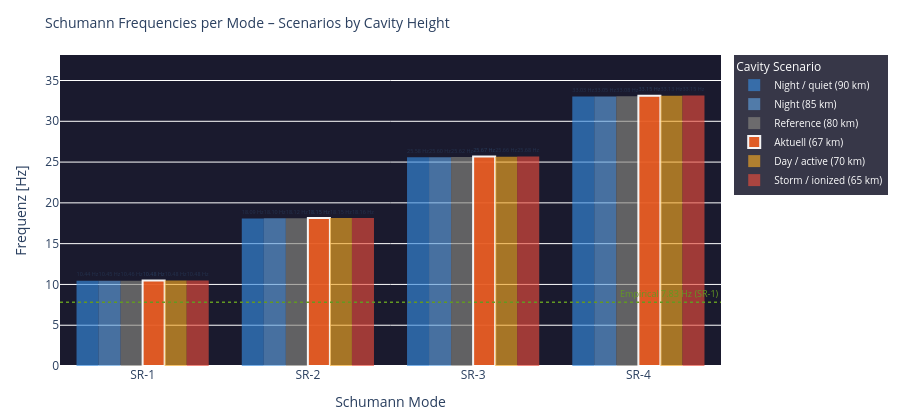

This figure's notebook cell:
### Code cell
# ============================================================
# RESONANCE CONDITIONS – Schumann frequencies as bar chart
# Each SR mode: frequency at different cavity heights
# ============================================================

modi        = [1, 2, 3, 4]
h_scenarios = {
    'Night / quiet (90 km)':   90.0,
    'Night (85 km)':           85.0,
    'Reference (80 km)':        80.0,
    f'Aktuell ({h_eff:.0f} km)': float(h_eff),
    'Day / active (70 km)':     70.0,
    'Storm / ionized (65 km)': 65.0,
}
colors_h = ['#378ADD','#5F9FDD','#888780','#E85D24','#F2A623','#e74c3c']

fig = go.Figure()

x_labels = [f'SR-{n}' for n in modi]

for i, (label, h) in enumerate(h_scenarios.items()):
    freqs = [schumann_freq(n, h) for n in modi]
    # Highlight if this is the current height
    is_current = abs(h - float(h_eff)) < 0.1
    fig.add_trace(go.Bar(
        name=label,
        x=x_labels,
        y=freqs,
        marker_color=colors_h[i],
        opacity=0.95 if is_current else 0.65,
        marker_line=dict(color='white', width=2) if is_current else dict(width=0),
        text=[f'{f:.2f} Hz' for f in freqs],
        textposition='outside',
        textfont=dict(size=8),
    ))

# Referenz-Linie SR-1 = 7.83 Hz (empirisch)
fig.add_hline(y=7.83, line_dash='dot', line_color='#639922', line_width=1.5,
              annotation_text='Empirical 7.83 Hz (SR-1)',
              annotation_font=dict(size=9, color='#639922'))

fig.update_layout(
    title=dict(text='Schumann Frequencies per Mode – Scenarios by Cavity Height', font=dict(size=14)),
    barmode='group',
    xaxis=dict(title='Schumann Mode'),
    yaxis=dict(title='Frequenz [Hz]', range=[0, max(schumann_freq(4, 65)*1.15, 38)]),
    height=420,
    plot_bgcolor='#1a1a2e',
    paper_bgcolor='rgba(0,0,0,0)',
    legend=dict(title='Cavity Scenario', bgcolor='rgba(20,20,40,0.85)',
                font=dict(color='white', size=10)),
    margin=dict(l=60, r=30, t=55, b=50)
)
fig.show()

# Textausgabe Delta zur Referenz
print(f'\nFrequency delta (current {h_eff:.0f} km vs. reference 80 km):')
ref_f = {n: schumann_freq(n, 80.0) for n in modi}
act_f = {n: schumann_freq(n, float(h_eff)) for n in modi}
for n in modi:
    d = (act_f[n] - ref_f[n]) * 1000
    print(f'  SR-{n}: {act_f[n]:.4f} Hz  (Ref {ref_f[n]:.4f} Hz  Δ {d:+.1f} mHz)')

### Figure 1 — Plotly figure (JSON) as saved in the notebook; plotly's stock layout.template omitted (floating-point values rounded to 4 significant figures)
{"data": [{"marker": {"color": "#378ADD", "line": {"width": 0}}, "name": "Night / quiet (90 km)", "opacity": 0.65, "text": ["10.44 Hz", "18.09 Hz", "25.58 Hz", "33.03 Hz"], "textfont": {"size": 8}, "textposition": "outside", "type": "bar", "x": ["SR-1", "SR-2", "SR-3", "SR-4"], "y": [10.44, 18.09, 25.58, 33.03]}, {"marker": {"color": "#5F9FDD", "line": {"width": 0}}, "name": "Night (85 km)", "opacity": 0.65, "text": ["10.45 Hz", "18.10 Hz", "25.60 Hz", "33.05 Hz"], "textfont": {"size": 8}, "textposition": "outside", "type": "bar", "x": ["SR-1", "SR-2", "SR-3", "SR-4"], "y": [10.45, 18.1, 25.6, 33.05]}, {"marker": {"color": "#888780", "line": {"width": 0}}, "name": "Reference (80 km)", "opacity": 0.65, "text": ["10.46 Hz", "18.12 Hz", "25.62 Hz", "33.08 Hz"], "textfont": {"size": 8}, "textposition": "outside", "type": "bar", "x": ["SR-1", "SR-2", "SR-3", "SR-4"], "y": [10.46, 18.12, 25.62, 33.08]}, {"marker": {"color": "#E85D24", "line": {"color": "white", "width": 2}}, "name": "Aktuell (67 km)", "opacity": 0.95, "text": ["10.48 Hz", "18.15 Hz", "25.67 Hz", "33.15 Hz"], "textfont": {"size": 8}, "textposition": "outside", "type": "bar", "x": ["SR-1", "SR-2", "SR-3", "SR-4"], "y": [10.48, 18.15, 25.67, 33.15]}, {"marker": {"color": "#F2A623", "line": {"width": 0}}, "name": "Day / active (70 km)", "opacity": 0.65, "text": ["10.48 Hz", "18.15 Hz", "25.66 Hz", "33.13 Hz"], "textfont": {"size": 8}, "textposition": "outside", "type": "bar", "x": ["SR-1", "SR-2", "SR-3", "SR-4"], "y": [10.48, 18.15, 25.66, 33.13]}, {"marker": {"color": "#e74c3c", "line": {"width": 0}}, "name": "Storm / ionized (65 km)", "opacity": 0.65, "text": ["10.48 Hz", "18.16 Hz", "25.68 Hz", "33.15 Hz"], "textfont": {"size": 8}, "textposition": "outside", "type": "bar", "x": ["SR-1", "SR-2", "SR-3", "SR-4"], "y": [10.48, 18.16, 25.68, 33.15]}], "layout": {"annotations": [{"font": {"color": "#639922", "size": 9}, "showarrow": false, "text": "Empirical 7.83 Hz (SR-1)", "x": 1, "xanchor": "right", "xref": "x domain", "y": 7.83, "yanchor": "bottom", "yref": "y"}], "barmode": "group", "height": 420, "legend": {"bgcolor": "rgba(20,20,40,0.85)", "font": {"color": "white", "size": 10}, "title": {"text": "Cavity Scenario"}}, "margin": {"b": 50, "l": 60, "r": 30, "t": 55}, "paper_bgcolor": "rgba(0,0,0,0)", "plot_bgcolor": "#1a1a2e", "shapes": [{"line": {"color": "#639922", "dash": "dot", "width": 1.5}, "type": "line", "x0": 0, "x1": 1, "xref": "x domain", "y0": 7.83, "y1": 7.83, "yref": "y"}], "title": {"font": {"size": 14}, "text": "Schumann Frequencies per Mode – Scenarios by Cavity Height"}, "xaxis": {"title": {"text": "Schumann Mode"}}, "yaxis": {"range": [0, 38.13], "title": {"text": "Frequenz [Hz]"}}}}
